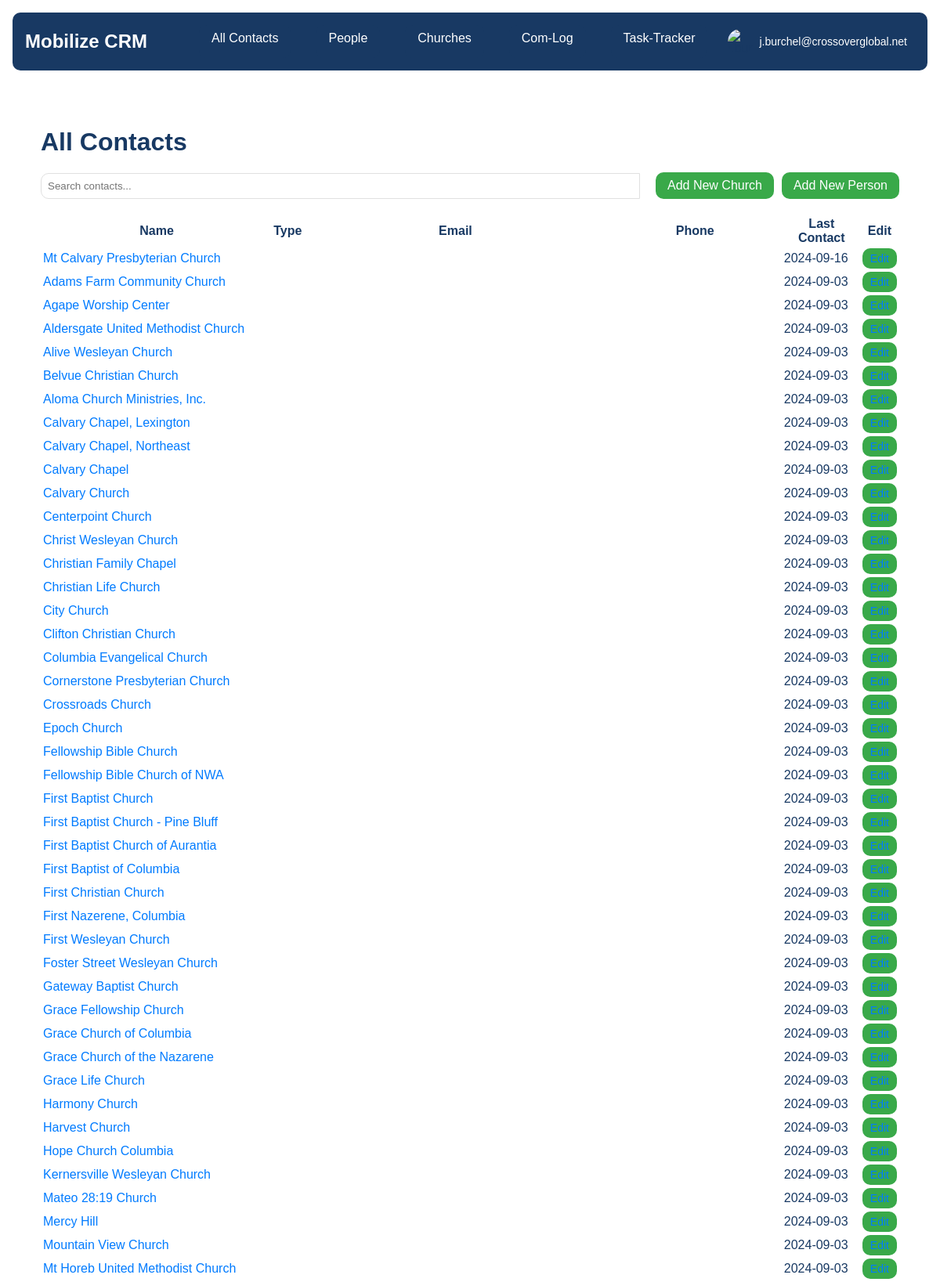
The page /contacts/ (signed in, upper part) on the database its author committed.
### userprofile/models.py (models this page shows, shortened)
class CustomUser(AbstractUser):
    profile_image = models.ImageField(upload_to='profile_images/', null=True, blank=True)
    profile_thumbnail = models.ImageField(upload_to='profile_thumbnails/', null=True, blank=True)
    email_signature = models.TextField(blank=True, null=True)
    google_refresh_token = models.CharField(max_length=255, blank=True, null=True)
    groups = models.ManyToManyField(
        'auth.Group',
        verbose_name='groups',
        blank=True,
        help_text='The groups this user belongs to. A user will get all permissions granted to each of their groups.',
        related_name='customuser_set',
        related_query_name='customuser',
    )
    user_permissions = models.ManyToManyField(
        'auth.Permission',
        verbose_name='user permissions',
        blank=True,
        help_text='Specific permissions for this user.',
        related_name='customuser_set',
        related_query_name='customuser',
    )

### contacts/models.py (models this page shows, shortened)
class Contact(models.Model):
    STATE = (
        ('al', 'AL'), ('ak', 'AK'), ('az', 'AZ'), ('ar', 'AR'), ('ca', 'CA'),('co', 'CO'),('ct', 'CT'),('de', 'DE'), ('fl', 'FL'), ('ga', 'GA'),
        ('hi', 'HI'), ('id', 'ID'), ('il', 'IL'), ('in', 'IN'), ('ia', 'IA'), ('ks', 'KS'), ('ky', 'KY'), ('la', 'LA'), ('me', 'ME'),
        ('md', 'MD'), ('ma', 'MA'), ('mi', 'MI'), ('mn', 'MN'), ('ms', 'MS'), ('mo', 'MO'), ('mt', 'MT'), ('ne', 'NE'), ('nv', 'NV'),
        ('nh', 'NH'), ('nj', 'NJ'), ('nm', 'NM'), ('ny', 'NY'), ('nc', 'NC'), ('nd', 'ND'), ('oh', 'OH'), ('ok', 'OK'), ('or', 'OR'),
        ('pa', 'PA'), ('ri', 'RI'), ('sc', 'SC'), ('sd', 'SD'), ('tn', 'TN'), ('tx', 'TX'), ('ut', 'UT'), ('vt', 'VT'), ('va', 'VA'),
        ('wa', 'WA'), ('wv', 'WV'), ('wi', 'WI'), ('wy', 'WY'),('dc', 'DC')
    )
    PREFERRED_CONTACT_METHODS = (
        ('email', 'Email'),('phone', 'Phone'),('text', 'Text'),('Facebook Messanger',
        'Facebook Messanger'),('whatsapp', 'Whatsapp'),('groupme', 'Groupme'),('signal', 'Signal'),('other', 'Other')
    )
    church_name = models.CharField(max_length=100, null=True, blank=True)
    first_name = models.CharField(max_length=100)
    last_name = models.CharField(max_length=100)
    image = models.ImageField(upload_to=get_image_path, null=True, blank=True)
    preferred_contact_method = models.CharField(max_length=100, choices=PREFERRED_CONTACT_METHODS)
    phone = models.CharField(max_length=50)
    email = models.EmailField()
    street_address = models.CharField(max_length=200, null=True, blank=True)
    city = models.CharField(max_length=100, null=True, blank=True)
    state = models.CharField(max_length=2, choices=STATE, null=True, blank=True)
    zip_code = models.CharField(max_length=10, null=True, blank=True)
    initial_notes = models.TextField(null=True, blank=True)
    date_created = models.DateField(auto_now_add=True,null=True, blank=True)
    date_modified = models.DateField(auto_now=True,null=True, blank=True)
    def get_name(self):
        if hasattr(self, 'church'):
            return self.church.church_name or "Unnamed Church"
        elif hasattr(self, 'people'):
            return f"{self.people.first_name} {self.people.last_name}".strip() or "Unnamed Person"
        else:
            return self.church_name or f"{self.first_name} {self.last_name}".strip() or "Unnamed Contact"

### contacts/views.py (the view)
# urls.py: path('', views.ContactListView.as_view(), name='contact_list'),
@method_decorator(login_required, name='dispatch')
class ContactListView(ListView):
    model = Contact
    template_name = 'contacts/contact_list.html'
    context_object_name = 'contacts'
    def get_queryset(self):
        return Contact.objects.select_related('people', 'church').order_by('last_name', 'first_name')
    def get_context_data(self, **kwargs):
        context = super().get_context_data(**kwargs)
        contacts_data = []
        for contact in context['contacts']:
            contact_dict = {
                'id': contact.id,
                'name': contact.get_name(),
                'type': 'Person' if hasattr(contact, 'people') else 'Church',
                'email': contact.email,
                'phone': contact.phone,
                'last_contact': contact.date_modified.strftime('%Y-%m-%d') if contact.date_modified else '',
            }
            contacts_data.append(contact_dict)
        context['contacts_json'] = json.dumps(contacts_data)
        return context

### contacts/templates/contacts/contact_list.html (shortened to what this page needs)
{% extends 'core/base.html' %}
{% load static %}
{% block extra_css %}
<link rel="stylesheet" href="{% static 'css/contacts_list.css' %}">
{% endblock %}
{% block content %}
<div class="container">
    <h1>All Contacts</h1>
    <div class="actions">
        <div class="search-bar">
            <input type="text" id="contact-search" placeholder="Search contacts...">
        </div>
        <div class="add-buttons">
            <a href="{% url 'contacts:add_contact' contact_type='church' %}" class="btn btn-primary">Add New Church</a>
            <a href="{% url 'contacts:add_contact' contact_type='people' %}" class="btn btn-primary">Add New Person</a>
        </div>
    </div>
    <table class="table">
            <thead>
                <tr>
                    <th>Name</th>
                    <th>Type</th>
                    <th>Email</th>
                    <th>Phone</th>
                    <th>Last Contact</th>
                    <th>Edit</th>
                </tr>
            </thead>
        <tbody id="contacts-body">
            {% for contact in contacts %}
                <tr>
                    <td>
                        {% if contact.church %}
                            <a href="{% url 'contacts:church_detail' contact.church.id %}">{{ contact.church.church_name }}</a>
                        {% elif contact.people %}
                            <a href="{% url 'contacts:person_detail' contact.people.id %}">{{ contact.people.first_name }} {{ contact.people.last_name }}</a>
                        {% else %}
                            {{ contact.get_name }}
                        {% endif %}
                    </td>
                    <td>{{ contact.get_type_display }}</td>
                    <td>{{ contact.email }}</td>
                    <td>{{ contact.phone }}</td>
                    <td>{{ contact.date_modified|date:"Y-m-d" }}</td>
                    <td>
                        {% if contact.church %}
                            <a href="{% url 'contacts:church_edit' contact.church.id %}" class="btn btn-sm btn-warning">Edit</a>
                        {% elif contact.people %}
                            <a href="{% url 'contacts:person_edit' contact.people.id %}" class="btn btn-sm btn-warning  ">Edit</a>
                        {% endif %}
                    </td>
                </tr>
            {% empty %}
                <tr>
                    <td colspan="6">No contacts found.</td>
                </tr>
            {% endfor %}
        </tbody>
    </table>
</div>
{% endblock %}

### core/templates/core/partials/nav.html (shortened to what this page needs)
{% load static %}
<nav class="navbar">
    <a href="/" class="navbar-brand">Mobilize CRM</a>
    <div class="navbar-menu">
        <a href="{% url 'contacts:contact_list' %}" class="navbar-item {% if request.resolver_match.url_name == 'all_contacts' %}active{% endif %}">All Contacts</a>
        <a href="{% url 'contacts:people_list' %}" class="navbar-item {% if request.resolver_match.url_name == 'people_list' %}active{% endif %}">People</a>
        <a href="{% url 'contacts:church_list' %}" class="navbar-item {% if request.resolver_match.url_name == 'church_list' %}active{% endif %}">Churches</a>
        <a href=" {% url 'com_log:list' %}" class="navbar-item {% if request.resolver_match.url_name == 'com_log' %}active{% endif %}">Com-Log</a>
        <a href="{% url 'task_tracker:task_list' %}" class="navbar-item {% if request.resolver_match.url_name == 'task_tracker' %}active{% endif %}">Task-Tracker</a>
        {% if user.is_authenticated %}
            <div class="user-menu">
                {% if user.has_profile_thumbnail %}
                    <img src="{{ user.profile_thumbnail.url }}" alt="{{ user.username }}" class="user-avatar">
                {% elif user.has_profile_image %}
                    <img src="{{ user.profile_image.url }}" alt="{{ user.username }}" class="user-avatar">
                {% else %}
                    <img src="{% static 'images/default_thumbnail.png' %}" alt="{{ user.username }}" class="user-avatar">
                {% endif %}
                <span class="user-menu-text">{{ user.username }}</span>
            </div>
        {% else %}
            <a href="{% url 'userprofile:login' %}" class="navbar-item {% if request.resolver_match.url_name == 'login' %}active{% endif %}">Login</a>
        {% endif %}
    </div>
</nav>
<antArtifact identifier="navbar-template-with-debug" type="application/vnd.ant.code" language="html" title="core/templates/core/partials/nav.html (dropdown-content section)">

### static/css/contacts_list.css (style rules this page uses)
:root { --pipeline-start: #183963; --pipeline-end: #39A949; --primary-white: #FFFFFF; --light-gray: #f0f0f0; --border-color: #e0e0e0; --border-radius: 10px; }
body { font-family: Arial, sans-serif; margin: 0; padding: 0; background-color: var(--primary-white); color: var(--pipeline-start); }
.container { max-width: 1500px; margin: 0 auto; padding: 20px; }
h1 { color: var(--pipeline-start); margin-bottom: 20px; }
.actions { display: flex; justify-content: space-between; align-items: center; margin-bottom: 20px }
.search-bar { display: flex; align-items: center; flex: 1; min-width: 200px; margin-right: 20px; }
.search-bar input[type="text"] { flex: 1; min-width: 100px; padding: 8px; border: 1px solid var(--border-color); border-radius: 10px 0 0 10px; margin-right: 0; }
.btn { padding: 8px 15px; border: none; cursor: pointer; text-decoration: none; display: inline-block; border-radius: 10px; white-space: nowrap; }
.btn-primary { background-color: var(--pipeline-end); color: var(--primary-white); }
.btn-sm { padding: 5px 10px; font-size: 0.875rem; border-radius: 10px; margin: auto; }
.btn-warning { background-color: var(--pipeline-end); color: var(--primary-white); }
.add-buttons { display: flex; gap: 10px; flex-shrink: 0; }
.add-buttons .btn-primary { width: auto; }
#contacts-body td a { color: #007bff; text-decoration: none; }

### static/css/main.css (style rules this page uses)
:root { --primary-blue: #183963; --primary-green: #39A949; --primary-gray: #7F7F7F; --primary-white: #FFFFFF; }
body { margin: 0; font-family: Arial, sans-serif; color: var(--primary-blue); background-color: var(--primary-white); }
.navbar { background-color: var(--primary-blue); padding: 1rem; display: flex; justify-content: space-between; align-items: center; margin: 1rem; border-radius: 10px; margin-bottom: auto !important; }
.navbar-brand { color: var(--primary-white); text-decoration: none; font-size: 1.5rem; font-weight: bold; }
.navbar-menu { display: flex; border-radius: 10px; }
.navbar-item { color: var(--primary-white); text-decoration: none; padding: 0.5rem 1rem; margin: 0 1rem; transition: background-color 0.3s; background-color: var(--primary-blue); border-radius: 10px !important; }
.user-menu { position: relative; display: flex; align-items: center; cursor: pointer; padding: 5px 10px; border-radius: 15px; transition: background-color 0.3s ease; }
.user-avatar { width: 32px; height: 32px; border-radius: 50%; object-fit: cover; margin-right: 8px; }
.user-menu-text { color: var(--primary-white); font-size: 14px; }

### rows shown on the page
CustomUser: username "j.burchel@crossoverglobal.net"
Contact: church.church_name "Mt Calvary Presbyterian Church", date_modified "2024-09-16", shows "Edit"
Contact: church.church_name "Adams Farm Community Church", date_modified "2024-09-03", shows "Edit"
Contact: church.church_name "Agape Worship Center", date_modified "2024-09-03", shows "Edit"
Contact: church.church_name "Aldersgate United Methodist Church", date_modified "2024-09-03", shows "Edit"
Contact: church.church_name "Alive Wesleyan Church", date_modified "2024-09-03", shows "Edit"
Contact: church.church_name "Belvue Christian Church", date_modified "2024-09-03", shows "Edit"
Contact: church.church_name "Aloma Church Ministries, Inc.", date_modified "2024-09-03", shows "Edit"
Contact: church.church_name "Calvary Chapel, Lexington", date_modified "2024-09-03", shows "Edit"
Contact: church.church_name "Calvary Chapel, Northeast", date_modified "2024-09-03", shows "Edit"
Contact: church.church_name "Calvary Chapel", date_modified "2024-09-03", shows "Edit"
Contact: church.church_name "Calvary Church", date_modified "2024-09-03", shows "Edit"
Contact: church.church_name "Centerpoint Church", date_modified "2024-09-03", shows "Edit"
Contact: church.church_name "Christ Wesleyan Church", date_modified "2024-09-03", shows "Edit"
Contact: church.church_name "Christian Family Chapel", date_modified "2024-09-03", shows "Edit"
Contact: church.church_name "Christian Life Church", date_modified "2024-09-03", shows "Edit"
Contact: church.church_name "City Church", date_modified "2024-09-03", shows "Edit"
Contact: church.church_name "Clifton Christian Church", date_modified "2024-09-03", shows "Edit"
Contact: church.church_name "Columbia Evangelical Church", date_modified "2024-09-03", shows "Edit"
Contact: church.church_name "Cornerstone Presbyterian Church", date_modified "2024-09-03", shows "Edit"
Contact: church.church_name "Crossroads Church", date_modified "2024-09-03", shows "Edit"
Contact: church.church_name "Epoch Church", date_modified "2024-09-03", shows "Edit"
Contact: church.church_name "Fellowship Bible Church", date_modified "2024-09-03", shows "Edit"
Contact: church.church_name "Fellowship Bible Church of NWA", date_modified "2024-09-03", shows "Edit"
Contact: church.church_name "First Baptist Church", date_modified "2024-09-03", shows "Edit"
Contact: church.church_name "First Baptist Church - Pine Bluff", date_modified "2024-09-03", shows "Edit"
Contact: church.church_name "First Baptist Church of Aurantia", date_modified "2024-09-03", shows "Edit"
Contact: church.church_name "First Baptist of Columbia", date_modified "2024-09-03", shows "Edit"
Contact: church.church_name "First Christian Church", date_modified "2024-09-03", shows "Edit"
Contact: church.church_name "First Nazerene, Columbia", date_modified "2024-09-03", shows "Edit"
Contact: church.church_name "First Wesleyan Church", date_modified "2024-09-03", shows "Edit"
Contact: church.church_name "Foster Street Wesleyan Church", date_modified "2024-09-03", shows "Edit"
Contact: church.church_name "Gateway Baptist Church", date_modified "2024-09-03", shows "Edit"
Contact: church.church_name "Grace Fellowship Church", date_modified "2024-09-03", shows "Edit"
Contact: church.church_name "Grace Church of Columbia", date_modified "2024-09-03", shows "Edit"
Contact: church.church_name "Grace Church of the Nazarene", date_modified "2024-09-03", shows "Edit"
Contact: church.church_name "Grace Life Church", date_modified "2024-09-03", shows "Edit"
Contact: church.church_name "Harmony Church", date_modified "2024-09-03", shows "Edit"
Contact: church.church_name "Harvest Church", date_modified "2024-09-03", shows "Edit"
Contact: church.church_name "Hope Church Columbia", date_modified "2024-09-03", shows "Edit"
Contact: church.church_name "Kernersville Wesleyan Church", date_modified "2024-09-03", shows "Edit"
Contact: church.church_name "Mateo 28:19 Church", date_modified "2024-09-03", shows "Edit"
Contact: church.church_name "Mercy Hill", date_modified "2024-09-03", shows "Edit"
Contact: church.church_name "Mountain View Church", date_modified "2024-09-03", shows "Edit"
Contact: church.church_name "Mt Horeb United Methodist Church", date_modified "2024-09-03", shows "Edit"
